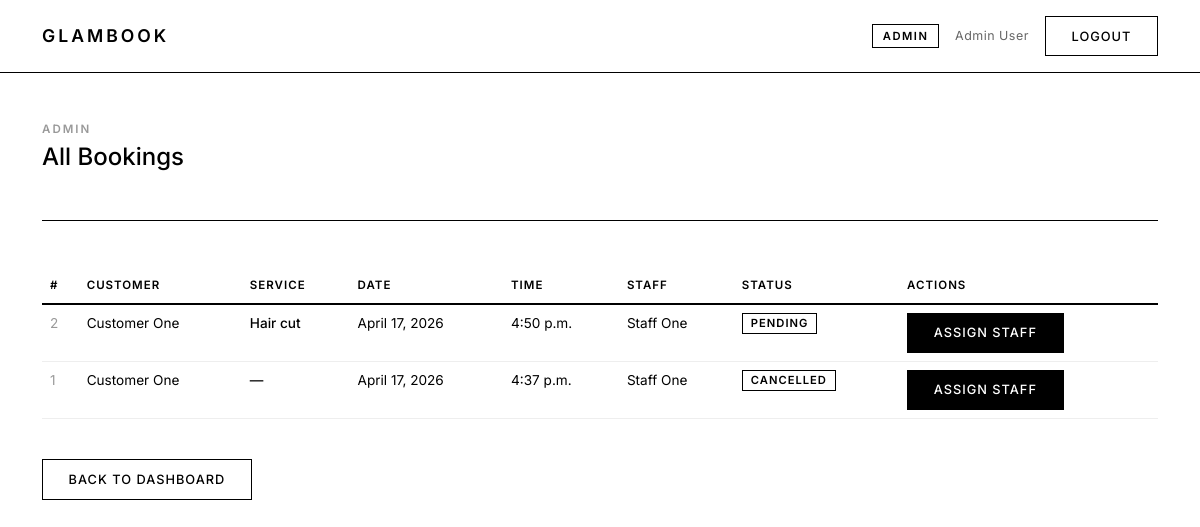
Screenshot of /appointments/all/ (signed in) with the database file from the repository.
### glambookapp/models.py (models this page shows, shortened)
class UserProfile(models.Model):
    ROLE_CHOICES = [
        ('customer', 'Customer'),
        ('staff', 'Staff'),
        ('admin', 'Admin'),
    ]
    user = models.OneToOneField(User, on_delete=models.CASCADE, related_name='profile')
    role = models.CharField(max_length=20, choices=ROLE_CHOICES, default='customer')

### appointments/models.py (models this page shows, shortened)
class Appointment(models.Model):
    STATUS_CHOICES = (
        ('pending', 'Pending'),
        ('confirmed', 'Confirmed'),
        ('completed', 'Completed'),
        ('cancelled', 'Cancelled'),
        ('rescheduled', 'Rescheduled'),
    )
    customer = models.ForeignKey(User, on_delete=models.CASCADE, related_name='appointments_as_customer')
    provider = models.ForeignKey(User, on_delete=models.SET_NULL, null=True, blank=True, related_name='appointments_as_provider')
    service = models.ForeignKey('services.ServiceType', on_delete=models.SET_NULL, null=True, related_name='appointments')
    date = models.DateField()
    time = models.TimeField()
    status = models.CharField(max_length=20, choices=STATUS_CHOICES, default='pending')
    created_at = models.DateTimeField(auto_now_add=True)
    updated_at = models.DateTimeField(auto_now=True)
    class Meta:
        ordering = ['-date', '-time']

### services/models.py (models this page shows, shortened)
class ServiceType(models.Model):
    name = models.CharField(max_length=100)
    description = models.TextField(blank=True)
    duration_minutes = models.PositiveIntegerField(default=30)
    price = models.DecimalField(max_digits=8, decimal_places=2)
    is_active = models.BooleanField(default=True)
    created_at = models.DateTimeField(auto_now_add=True)
    class Meta:
        ordering = ['name']

### appointments/views.py (the view)
    def wrapper(request, *args, **kwargs):
        profile = getattr(request.user, 'profile', None)
        if not profile or profile.role != 'admin':
            messages.error(request, 'Access denied. Admin only.')
            return redirect('home')
        return view_func(request, *args, **kwargs)

### appointments/views.py (called while the page is built)
def admin_required(view_func):
    def wrapper(request, *args, **kwargs):
        profile = getattr(request.user, 'profile', None)
        if not profile or profile.role != 'admin':
            messages.error(request, 'Access denied. Admin only.')
            return redirect('home')
        return view_func(request, *args, **kwargs)
    wrapper.__name__ = view_func.__name__
    return login_required(wrapper)

@admin_required
def all_bookings(request):
    appointments = Appointment.objects.select_related('customer', 'provider', 'service').order_by('-date', '-time')
    return render(request, 'appointments/all_bookings.html', {'appointments': appointments})

### templates/appointments/all_bookings.html (shortened to what this page needs)
{% extends 'glambookapp/base.html' %}
{% block content %}
<div class="container py-5">
    <div class="mb-5">
        <p style="font-size:0.72rem; font-weight:600; letter-spacing:2px; text-transform:uppercase; color:#999; margin-bottom:0.3rem;">Admin</p>
        <h4 class="mb-0" style="font-weight:500;">All Bookings</h4>
    </div>
    <hr class="mb-5">
    {% if appointments %}
    <div class="table-responsive">
        <table class="table" style="font-size:0.85rem;">
            <thead>
                <tr style="border-bottom: 2px solid #000;">
                    <th style="font-size:0.72rem; letter-spacing:1px; text-transform:uppercase; font-weight:600;">#</th>
                    <th style="font-size:0.72rem; letter-spacing:1px; text-transform:uppercase; font-weight:600;">Customer</th>
                    <th style="font-size:0.72rem; letter-spacing:1px; text-transform:uppercase; font-weight:600;">Service</th>
                    <th style="font-size:0.72rem; letter-spacing:1px; text-transform:uppercase; font-weight:600;">Date</th>
                    <th style="font-size:0.72rem; letter-spacing:1px; text-transform:uppercase; font-weight:600;">Time</th>
                    <th style="font-size:0.72rem; letter-spacing:1px; text-transform:uppercase; font-weight:600;">Staff</th>
                    <th style="font-size:0.72rem; letter-spacing:1px; text-transform:uppercase; font-weight:600;">Status</th>
                    <th style="font-size:0.72rem; letter-spacing:1px; text-transform:uppercase; font-weight:600;">Actions</th>
                </tr>
            </thead>
            <tbody>
                {% for appointment in appointments %}
                <tr style="border-bottom: 1px solid #eee;">
                    <td style="color:#999;">{{ appointment.id }}</td>
                    <td>{{ appointment.customer.first_name }} {{ appointment.customer.last_name }}</td>
                    <td style="font-weight:500;">{{ appointment.service.name|default:"—" }}</td>
                    <td>{{ appointment.date }}</td>
                    <td>{{ appointment.time }}</td>
                    <td>
                        {% if appointment.provider %}
                            {{ appointment.provider.first_name }} {{ appointment.provider.last_name }}
                        {% else %}
                            <span style="color:#999; font-size:0.78rem;">Unassigned</span>
                        {% endif %}
                    </td>
                    <td>
                        <span style="font-size:0.7rem; font-weight:600; letter-spacing:1px; text-transform:uppercase; border:1px solid #000; padding:0.15rem 0.5rem;">{{ appointment.get_status_display }}</span>
                    </td>
                    <td>
                        <a href="{% url 'assign_staff' appointment.id %}" class="btn btn-dark btn-sm">Assign Staff</a>
                    </td>
                </tr>
                {% endfor %}
            </tbody>
        </table>
    </div>
    {% else %}
    <p class="text-muted">No bookings yet.</p>
    {% endif %}
    <div class="mt-4">
        <a href="{% url 'home' %}" class="btn btn-outline-dark btn-sm">Back to Dashboard</a>
    </div>
</div>
{% endblock %}

### templates/glambookapp/base.html (shortened to what this page needs)
<!DOCTYPE html>
<html lang="en">
<head>
    <link href="https://cdn.jsdelivr.net/npm/bootstrap@5.3.3/dist/css/bootstrap.min.css" rel="stylesheet">
    <link href="https://cdn.jsdelivr.net/npm/bootstrap-icons@1.11.3/font/bootstrap-icons.css" rel="stylesheet">
</head>
<body>
    {% if request.user.is_authenticated %}
    <nav class="site-nav">
        <div class="container d-flex align-items-center justify-content-between">
            <a class="brand" href="{% url 'home' %}">GlamBook</a>
            <div class="d-flex align-items-center gap-3">
                <span class="role-tag">{{ request.user.profile.get_role_display }}</span>
                <span class="nav-meta d-none d-md-inline">{{ request.user.get_full_name|default:request.user.username }}</span>
                <form method="post" action="{% url 'logout' %}">
                    <button type="submit" class="btn btn-outline-dark btn-sm">Logout</button>
                </form>
            </div>
        </div>
    </nav>
    {% endif %}
    {% block content %}{% endblock %}
</body>
</html>

### templates/glambookapp/base.html (style rules this page uses)
* { box-sizing: border-box; }
body { font-family: 'Inter', sans-serif; background: #fff; color: #000; font-size: 0.9rem; }
.site-nav { border-bottom: 1px solid #000; padding: 1rem 0; background: #fff; }
.site-nav .brand { font-size: 1.1rem; font-weight: 600; letter-spacing: 3px; text-transform: uppercase; color: #000; text-decoration: none; }
.site-nav .nav-meta { font-size: 0.78rem; color: #666; letter-spacing: 0.5px; }
.site-nav .role-tag { font-size: 0.7rem; font-weight: 600; letter-spacing: 1.5px; text-transform: uppercase; border: 1px solid #000; padding: 0.15rem 0.6rem; color: #000; }
.btn-primary, .btn-dark { background: #000; color: #fff; border: 1px solid #000; border-radius: 0; font-size: 0.8rem; font-weight: 500; letter-spacing: 1px; text-transform: uppercase; padding: 0.6rem 1.6rem; transition: background 0.15s, color 0.15s; }
.btn-outline-dark, .btn-secondary { background: #fff; color: #000; border: 1px solid #000; border-radius: 0; font-size: 0.8rem; font-weight: 500; letter-spacing: 1px; text-transform: uppercase; padding: 0.6rem 1.6rem; transition: background 0.15s, color 0.15s; }
.table { border-color: #000; }
a { color: #000; }
hr { border-color: #000; opacity: 1; }

### rows the page displays
Appointment: id "2", customer.first_name "Customer", customer.last_name "One", service.name "Hair cut", date "April 17, 2026", time "4:50 p.m.", provider.first_name "Staff", provider.last_name "One", status "PENDING"
Appointment: id "1", customer.first_name "Customer", customer.last_name "One", service.name "—", date "April 17, 2026", time "4:37 p.m.", provider.first_name "Staff", provider.last_name "One", status "CANCELLED"

### other values shown
{{ request.user.profile.get_role_display }} "ADMIN"
{{ request.user.get_full_name|default:request.user.username }} "Admin User"
